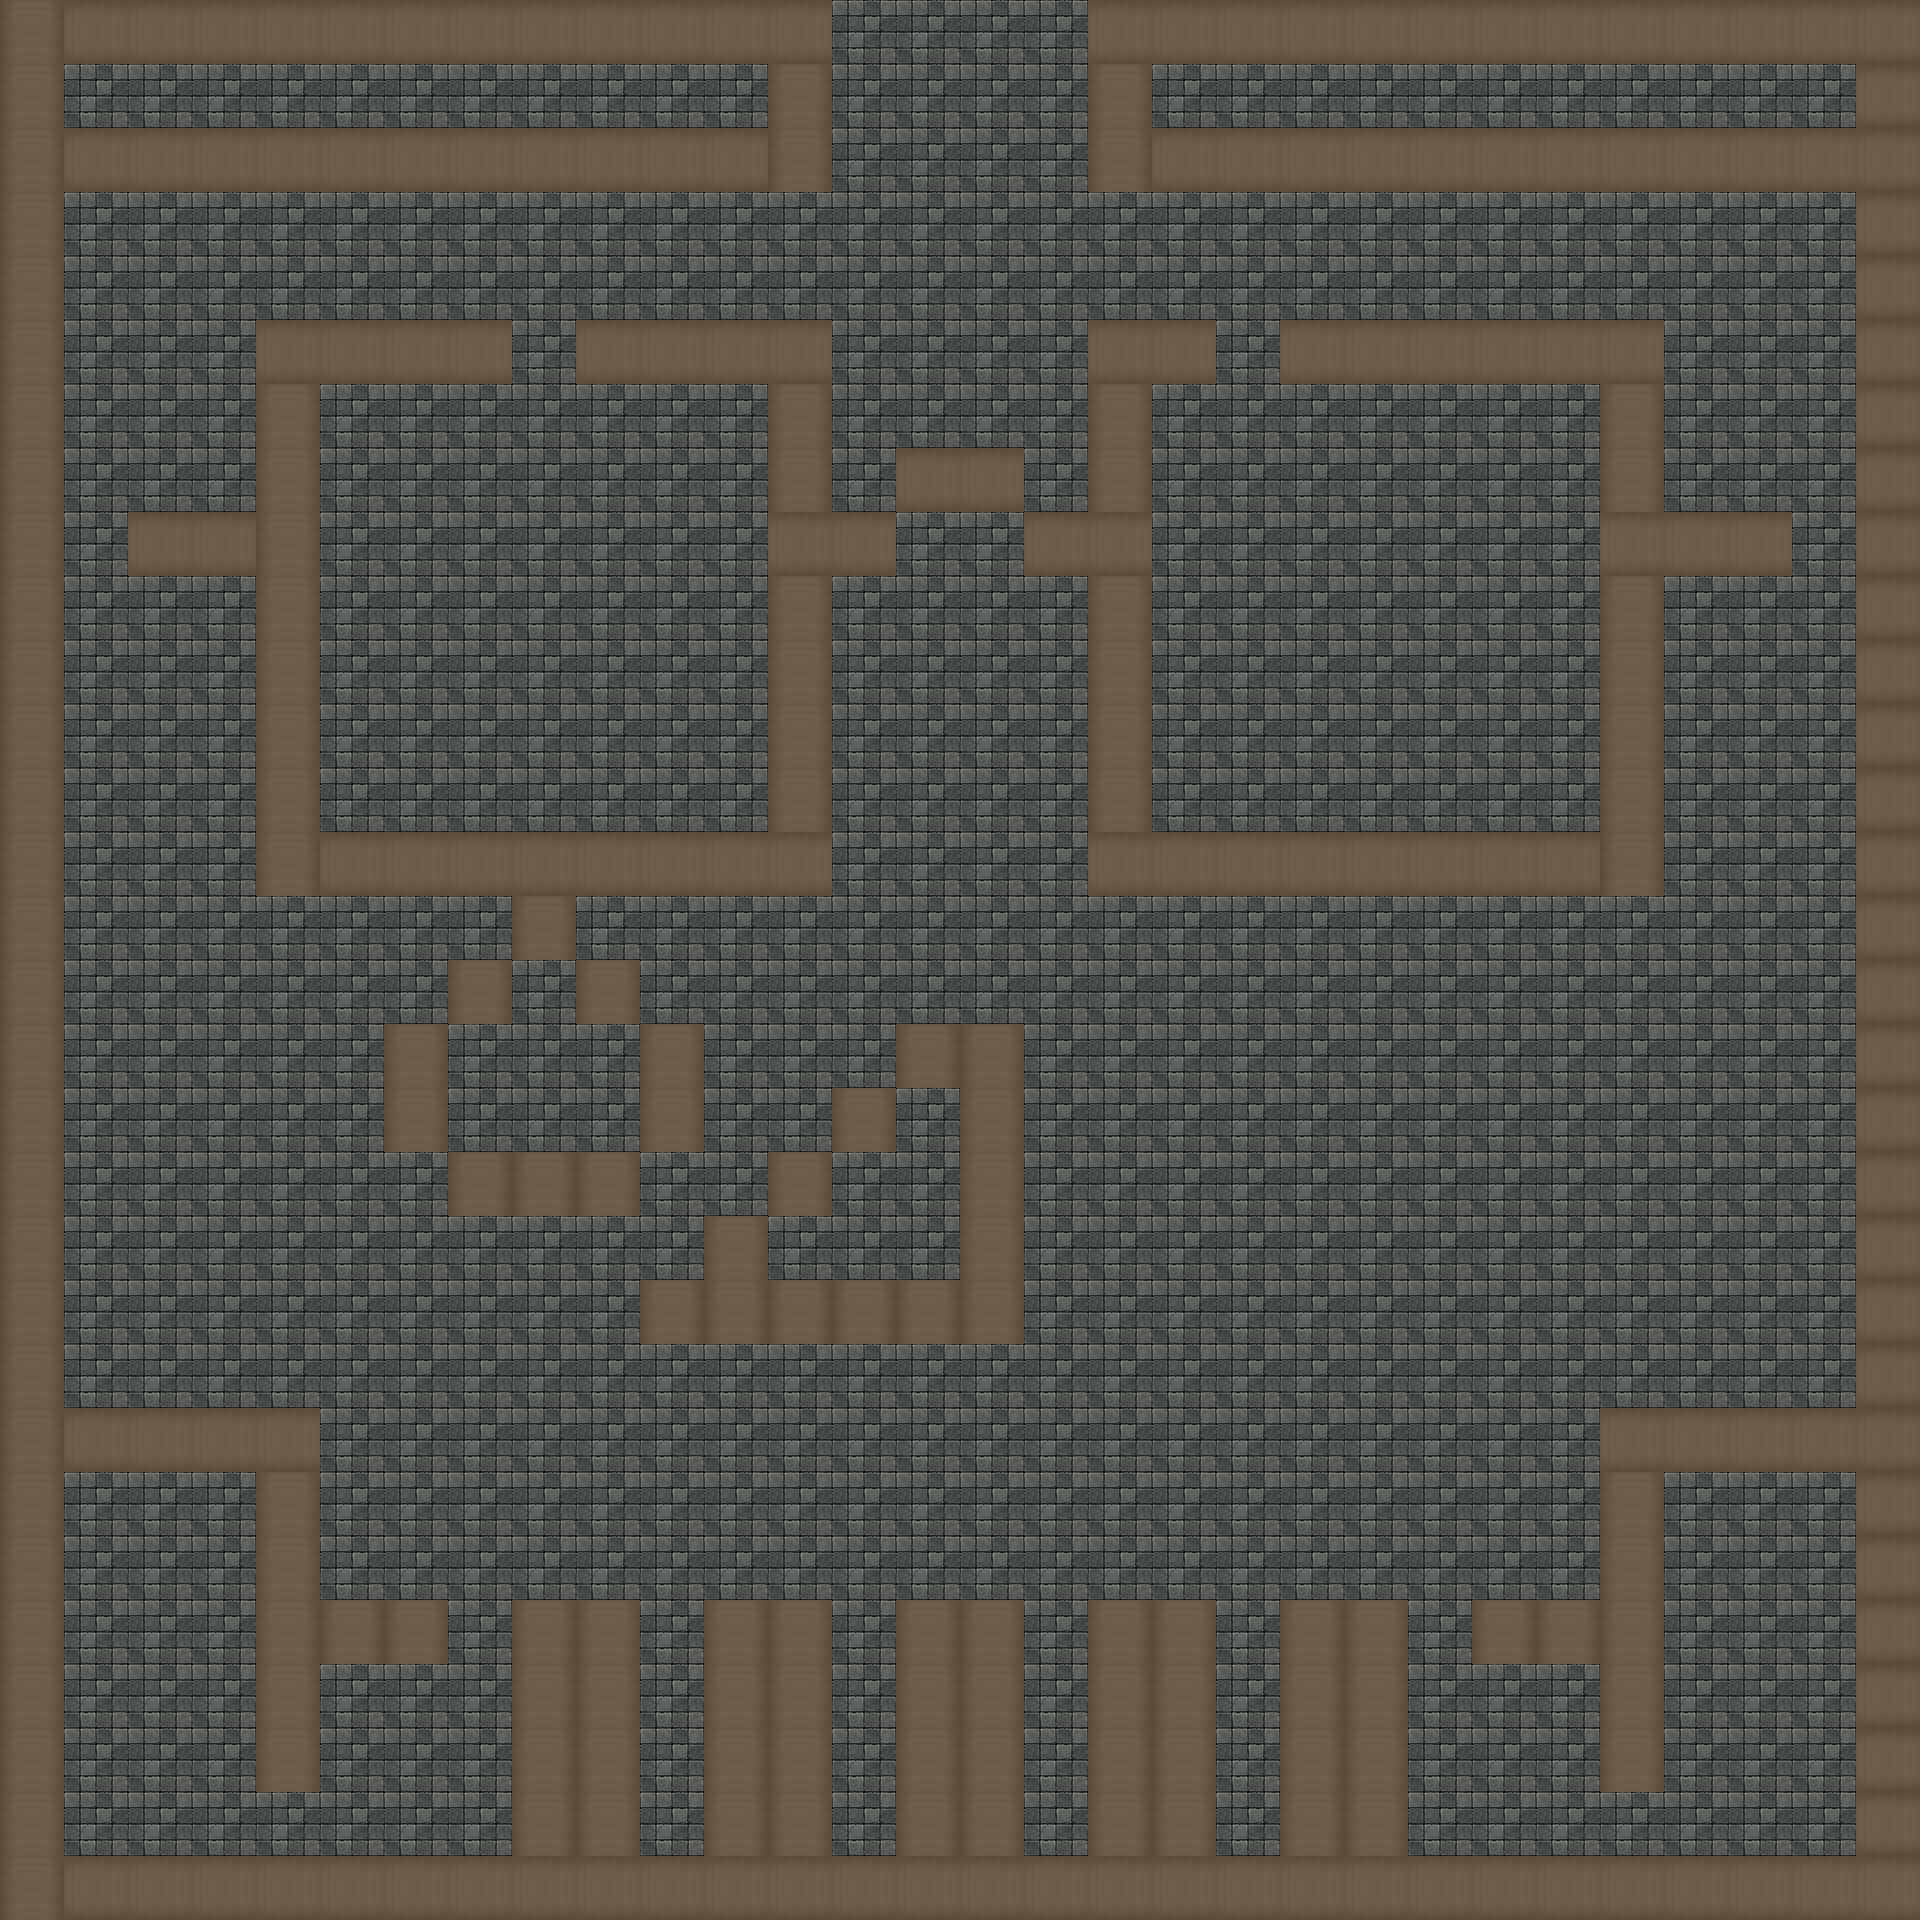

Rendered tile map (Tiled .tmx) drawn with the repository's tilesets; below, a short description and the map source with its tile grids summarised:
An orthogonal 30x30 tile map with 64x64 px tiles, 1 tile layer (Map) and 532 objects (16x Enemy, 14x Stair, 12x Switch, 10x Door1, 7x Table2, ...).

<map version="1.0" tiledversion="1.1.5" orientation="orthogonal" renderorder="right-down" width="30" height="30" tilewidth="64" tileheight="64" infinite="0" nextobjectid="625">
 <tileset firstgid="1" name="tileset" tilewidth="64" tileheight="64" tilecount="64" columns="8">
  <image source="tileset.png" width="512" height="512" />
 </tileset>
 <layer name="Map" width="30" height="30" locked="1">
  <data>[900 cells, 900 non-empty, 3 distinct tile ids]</data>
 </layer>
 <objectgroup name="MapObjects" locked="1">
  <object id="6" name="down" type="Stair" gid="41" x="832" y="64" width="64" height="64" />
  <object id="7" name="down" type="Stair" gid="41" x="896" y="64" width="64" height="64" />
  <object id="8" name="down" type="Stair" gid="41" x="960" y="64" width="64" height="64" />
  <object id="9" name="down" type="Stair" gid="41" x="1024" y="64" width="64" height="64" />
  <object id="10" name="down" type="Stair" gid="41" x="1024" y="128" width="64" height="64" />
  <object id="11" name="down" type="Stair" gid="41" x="960" y="128" width="64" height="64" />
  <object id="12" name="down" type="Stair" gid="41" x="896" y="128" width="64" height="64" />
  <object id="13" name="down" type="Stair" gid="41" x="832" y="128" width="64" height="64" />
  <object id="31" name="up" type="Stair" gid="41" x="64" y="1536" width="64" height="64" />
  <object id="32" name="up" type="Stair" gid="41" x="128" y="1536" width="64" height="64" />
  <object id="33" name="up" type="Stair" gid="41" x="192" y="1536" width="64" height="64" />
  <object id="34" name="up" type="Stair" gid="41" x="192" y="1600" width="64" height="64" />
  <object id="35" name="up" type="Stair" gid="41" x="128" y="1600" width="64" height="64" />
  <object id="36" name="up" type="Stair" gid="41" x="64" y="1600" width="64" height="64" />
  <object id="37" name="Door10" type="Door2" gid="20" x="256" y="1856" width="64" height="64" />
  <object id="38" name="Door9" type="Door2" gid="20" x="1600" y="1856" width="64" height="64" />
  <object id="40" name="Door22" type="Door1" gid="19" x="1792" y="576" width="64" height="64" />
  <object id="41" name="Door12" type="Door1" gid="19" x="1216" y="384" width="64" height="64" />
  <object id="42" name="Door11" type="Door1" gid="19" x="512" y="384" width="64" height="64" />
  <object id="43" name="Door21" type="Door1" gid="19" x="64" y="576" width="64" height="64" />
  <object id="44" name="Door23" type="Door1" gid="19" x="1408" y="1664" width="64" height="64" />
  <object id="45" name="Door24" type="Door1" gid="19" x="1216" y="1664" width="64" height="64" />
  <object id="46" name="Door5" type="Door1" gid="19" x="1024" y="1664" width="64" height="64" />
  <object id="47" name="Door6" type="Door1" gid="19" x="832" y="1664" width="64" height="64" />
  <object id="48" name="Door7" type="Door1" gid="19" x="640" y="1664" width="64" height="64" />
  <object id="49" name="Door8" type="Door1" gid="19" x="448" y="1664" width="64" height="64" />
  <object id="50" name="Door23" type="Switch" gid="52" x="1536" y="512" width="64" height="64" />
  <object id="51" name="Door5" type="Switch" gid="52" x="320" y="512" width="64" height="64" />
  <object id="52" name="Door11" type="Switch" gid="52" x="1216" y="1856" width="64" height="64" />
  <object id="53" name="Door9" type="Switch" gid="52" x="1024" y="1856" width="64" height="64" />
  <object id="55" name="Door10" type="Switch" gid="52" x="320" y="1728" width="64" height="64" />
  <object id="56" name="Door21" type="Switch" gid="52" x="1792" y="256" width="64" height="64" />
  <object id="57" name="Door22" type="Switch" gid="52" x="64" y="256" width="64" height="64" />
  <object id="59" name="Door12" type="Switch" gid="52" x="832" y="640" width="64" height="64" />
  <object id="60" name="Door24" type="Switch" gid="52" x="1536" y="1728" width="64" height="64" />
  <object id="61" name="Door8" type="Switch" gid="52" x="1792" y="1536" width="64" height="64" />
  <object id="62" name="Door7" type="Switch" gid="52" x="1728" y="1536" width="64" height="64" />
  <object id="63" name="Door6" type="Switch" gid="52" x="1664" y="1536" width="64" height="64" />
  <object id="154" type="Table2" gid="42" x="1216" y="1216" width="64" height="64" />
  <object id="155" type="Table2" gid="42" x="1280" y="1216" width="64" height="64" />
  <object id="156" type="Table2" gid="42" x="1344" y="1216" width="64" height="64" />
  <object id="157" type="Table2" gid="42" x="1408" y="1216" width="64" height="64" />
  <object id="158" type="Table2" gid="42" x="1472" y="1216" width="64" height="64" />
  <object id="159" type="Table2" gid="42" x="1536" y="1216" width="64" height="64" />
  <object id="160" type="Table2" gid="42" x="1600" y="1216" width="64" height="64" />
  <object id="161" type="Coffee" gid="25" x="832" y="1856" width="64" height="64" />
 </objectgroup>
 <objectgroup name="Walls" locked="1">
  <object id="1" x="64" y="0" width="768" height="64" />
  <object id="2" x="1088" y="0" width="768" height="64" />
  <object id="3" x="1856" y="0" width="64" height="1920" />
  <object id="4" x="64" y="1856" width="1792" height="64" />
  <object id="5" x="0" y="0" width="64" height="1920" />
  <object id="64" x="64" y="128" width="768" height="64" />
  <object id="65" x="768" y="64" width="64" height="64" />
  <object id="66" x="1088" y="64" width="64" height="64" />
  <object id="67" x="1088" y="128" width="768" height="64" />
  <object id="68" x="1088" y="320" width="128" height="64" />
  <object id="70" x="1280" y="320" width="384" height="64" />
  <object id="71" x="1600" y="384" width="64" height="512" />
  <object id="72" x="1664" y="512" width="128" height="64" />
  <object id="75" x="1088" y="384" width="64" height="128" />
  <object id="77" x="1088" y="576" width="64" height="320" />
  <object id="78" x="1152" y="832" width="448" height="64" />
  <object id="79" x="896" y="448" width="128" height="64" />
  <object id="80" x="1024" y="512" width="64" height="64" />
  <object id="81" x="832" y="512" width="64" height="64" />
  <object id="82" x="576" y="320" width="256" height="64" />
  <object id="83" x="768" y="384" width="64" height="448" />
  <object id="86" x="256" y="320" width="64" height="576" />
  <object id="87" x="320" y="832" width="512" height="64" />
  <object id="88" x="320" y="320" width="192" height="64" />
  <object id="89" x="128" y="512" width="128" height="64" />
  <object id="91" x="1088" y="512" width="64" height="64" />
  <object id="92" x="960" y="1024" width="64" height="320" />
  <object id="93" x="640" y="1280" width="320" height="64" />
  <object id="94" x="704" y="1216" width="64" height="64" />
  <object id="95" x="768" y="1152" width="64" height="64" />
  <object id="96" x="832" y="1088" width="64" height="64" />
  <object id="97" x="896" y="1024" width="64" height="64" />
  <object id="98" x="512" y="896" width="64" height="64" />
  <object id="99" x="576" y="960" width="64" height="64" />
  <object id="100" x="640" y="1024" width="64" height="128" />
  <object id="101" x="448" y="960" width="64" height="64" />
  <object id="102" x="384" y="1024" width="64" height="128" />
  <object id="103" x="448" y="1152" width="192" height="64" />
  <object id="105" x="512" y="1600" width="128" height="256" />
  <object id="106" x="64" y="1408" width="256" height="64" />
  <object id="107" x="256" y="1472" width="64" height="320" />
  </objectgroup>
 <objectgroup name="Spawns">
  <!-- 19 objects omitted --></objectgroup>
 <objectgroup name="EnemyPaths" locked="1">
  <!-- 3 objects omitted --></objectgroup>
 <objectgroup name="NavMesh" visible="0" locked="1">
  <!-- 48 objects omitted --></objectgroup>
 <objectgroup name="NavMeshNodes" visible="0" locked="1">
  <!-- 158 objects omitted --></objectgroup>
 <objectgroup name="NavMeshEdges" visible="0">
  <!-- 209 objects omitted --></objectgroup>
</map>
<!-- 445 of 532 objects omitted -->
